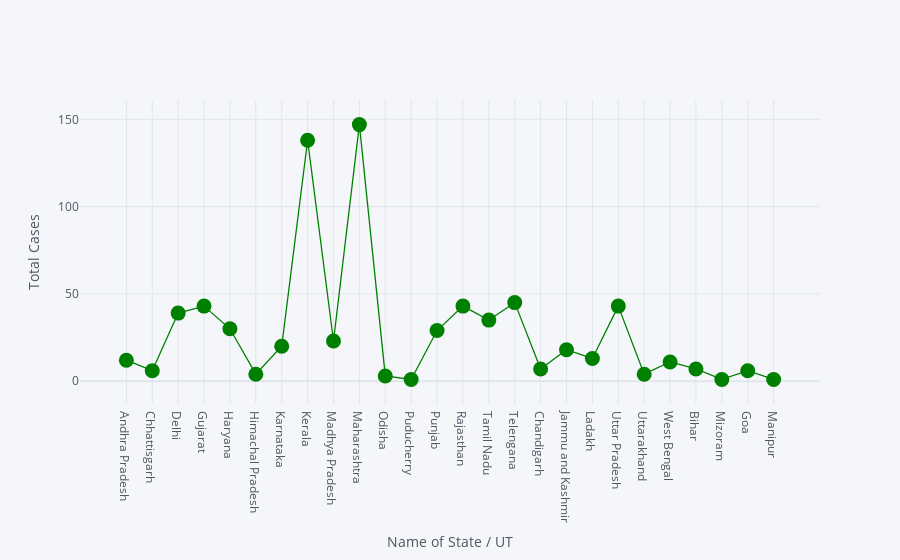
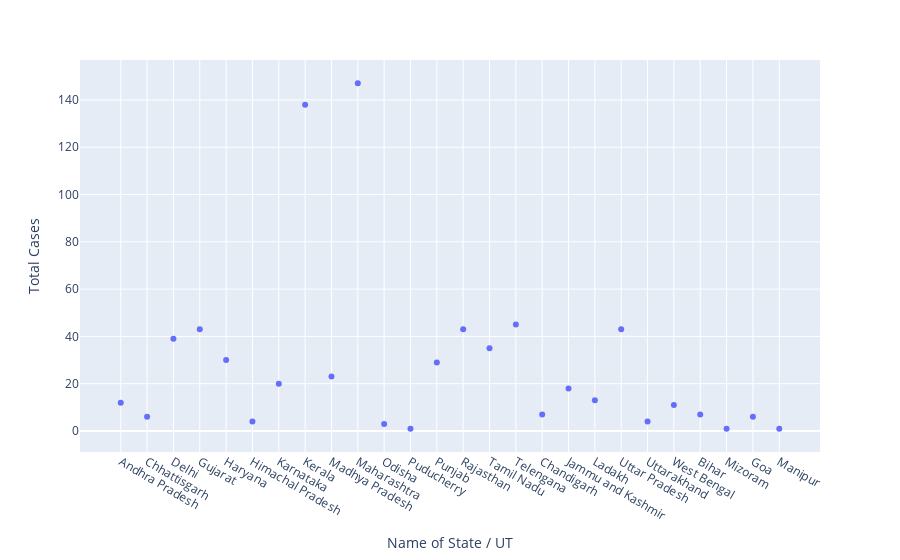

Notebook code cell kept with these figures, in order:
### Code cell
print('Kindly go throgh below iplot')
df.iplot(kind='scatter',x='Name of State / UT', y='Total Cases', mode='markers+lines',xTitle='Name of State / UT', yTitle='Total Cases', colors='green', size=15)

print(" ")
print(" ")
print('Kindly go throgh below scatter plot')
px.scatter(df,x='Name of State / UT', y='Total Cases')

### Figure 1 — Plotly figure (JSON) as saved in the notebook; plotly's stock layout.template omitted (floating-point values rounded to 4 significant figures)
{"data": [{"line": {"color": "rgba(0, 128, 0, 1.0)", "dash": "solid", "shape": "linear", "width": 1.3}, "marker": {"size": 15, "symbol": "circle"}, "mode": "markers+lines", "name": "Total Cases", "text": "", "type": "scatter", "x": ["Andhra Pradesh", "Chhattisgarh", "Delhi", "Gujarat", "Haryana", "Himachal Pradesh", "Karnataka", "Kerala", "Madhya Pradesh", "Maharashtra", "Odisha", "Puducherry", "Punjab", "Rajasthan", "Tamil Nadu", "Telengana", "Chandigarh", "Jammu and Kashmir", "Ladakh", "Uttar Pradesh", "Uttarakhand", "West Bengal", "Bihar", "Mizoram", "Goa", "Manipur"], "y": [12, 6, 39, 43, 30, 4, 20, 138, 23, 147, 3, 1, 29, 43, 35, 45, 7, 18, 13, 43, 4, 11, 7, 1, 6, 1]}], "layout": {"legend": {"bgcolor": "#F5F6F9", "font": {"color": "#4D5663"}}, "paper_bgcolor": "#F5F6F9", "plot_bgcolor": "#F5F6F9", "title": {"font": {"color": "#4D5663"}}, "xaxis": {"gridcolor": "#E1E5ED", "showgrid": true, "tickfont": {"color": "#4D5663"}, "title": {"font": {"color": "#4D5663"}, "text": "Name of State / UT"}, "zerolinecolor": "#E1E5ED"}, "yaxis": {"gridcolor": "#E1E5ED", "showgrid": true, "tickfont": {"color": "#4D5663"}, "title": {"font": {"color": "#4D5663"}, "text": "Total Cases"}, "zerolinecolor": "#E1E5ED"}}}

### Figure 2 — Plotly figure (JSON) as saved in the notebook; plotly's stock layout.template omitted (floating-point values rounded to 4 significant figures)
{"data": [{"hovertemplate": "Name of State / UT=%{x}<br>Total Cases=%{y}<extra></extra>", "legendgroup": "", "marker": {"color": "#636efa", "symbol": "circle"}, "mode": "markers", "name": "", "orientation": "v", "showlegend": false, "type": "scatter", "x": ["Andhra Pradesh", "Chhattisgarh", "Delhi", "Gujarat", "Haryana", "Himachal Pradesh", "Karnataka", "Kerala", "Madhya Pradesh", "Maharashtra", "Odisha", "Puducherry", "Punjab", "Rajasthan", "Tamil Nadu", "Telengana", "Chandigarh", "Jammu and Kashmir", "Ladakh", "Uttar Pradesh", "Uttarakhand", "West Bengal", "Bihar", "Mizoram", "Goa", "Manipur"], "xaxis": "x", "y": [12, 6, 39, 43, 30, 4, 20, 138, 23, 147, 3, 1, 29, 43, 35, 45, 7, 18, 13, 43, 4, 11, 7, 1, 6, 1], "yaxis": "y"}], "layout": {"legend": {"tracegroupgap": 0}, "margin": {"t": 60}, "xaxis": {"anchor": "y", "domain": [0, 1], "title": {"text": "Name of State / UT"}}, "yaxis": {"anchor": "x", "domain": [0, 1], "title": {"text": "Total Cases"}}}}
